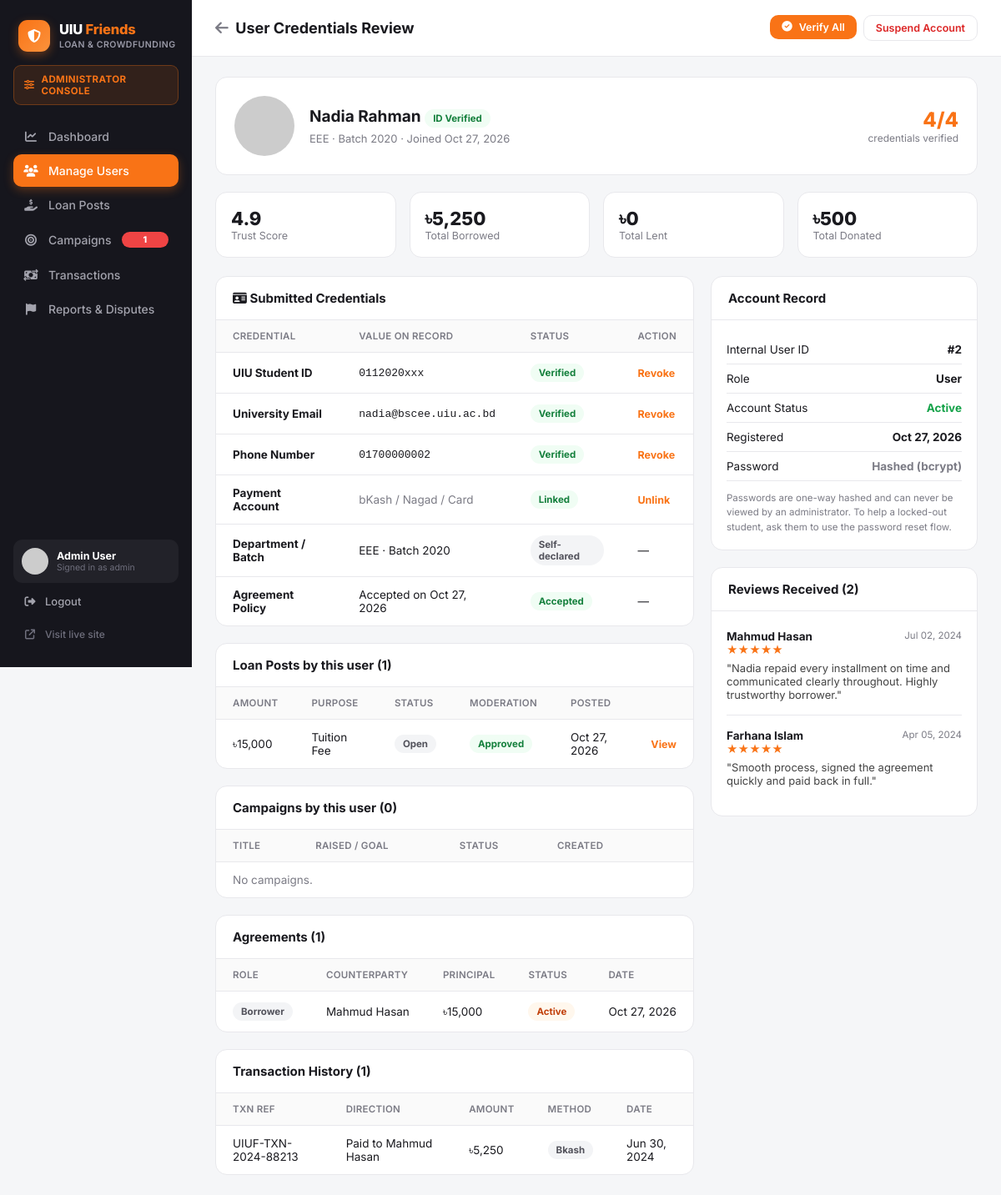
The page /admin/view_user.php?id=2 (signed in) on the database its author committed.
### tables this page shows
CREATE TABLE users (
    id                      INT AUTO_INCREMENT PRIMARY KEY,
    full_name               VARCHAR(120)  NOT NULL,
    email                   VARCHAR(150)  NOT NULL UNIQUE,
    password_hash           VARCHAR(255)  NOT NULL,
    student_id              VARCHAR(30)   NOT NULL UNIQUE,
    department              VARCHAR(20)   NOT NULL,
    batch                   VARCHAR(10)   NOT NULL,
    phone                   VARCHAR(20)   DEFAULT NULL,
    avatar                  VARCHAR(255)  DEFAULT 'assets/img/default-avatar.svg',
    role                    ENUM('user','admin') NOT NULL DEFAULT 'user',
    trust_score             DECIMAL(3,2)  NOT NULL DEFAULT 4.00,
    uiu_id_verified         TINYINT(1)    NOT NULL DEFAULT 0,
    email_verified          TINYINT(1)    NOT NULL DEFAULT 0,
    phone_verified          TINYINT(1)    NOT NULL DEFAULT 0,
    payment_linked          TINYINT(1)    NOT NULL DEFAULT 0,
    agreement_accepted      TINYINT(1)    NOT NULL DEFAULT 0,
    status                  ENUM('active','suspended') NOT NULL DEFAULT 'active',
    created_at              DATETIME      NOT NULL DEFAULT CURRENT_TIMESTAMP
);

CREATE TABLE loan_posts (
    id                  INT AUTO_INCREMENT PRIMARY KEY,
    user_id             INT NOT NULL,
    amount              DECIMAL(12,2) NOT NULL,
    purpose             VARCHAR(100)  NOT NULL,
    description         TEXT          NOT NULL,
    emi_ok              TINYINT(1)    NOT NULL DEFAULT 0,
    repay_period_text   VARCHAR(60)   NOT NULL,       
    status              ENUM('open','funded','closed') NOT NULL DEFAULT 'open',
    admin_status        ENUM('pending','approved','removed') NOT NULL DEFAULT 'approved',
    created_at          DATETIME NOT NULL DEFAULT CURRENT_TIMESTAMP,
    FOREIGN KEY (user_id) REFERENCES users(id) ON DELETE CASCADE
);

CREATE TABLE agreements (
    id                  INT AUTO_INCREMENT PRIMARY KEY,
    loan_post_id        INT NOT NULL,
    offer_id            INT NOT NULL,
    borrower_id         INT NOT NULL,
    lender_id           INT NOT NULL,
    principal           DECIMAL(12,2) NOT NULL,
    interest_rate       DECIMAL(5,2)  NOT NULL,
    tenure_months       INT NOT NULL,
    total_payable       DECIMAL(12,2) NOT NULL,
    repayment_plan      ENUM('emi','full') DEFAULT NULL,
    borrower_signed     TINYINT(1) NOT NULL DEFAULT 0,
    lender_signed       TINYINT(1) NOT NULL DEFAULT 0,
    status              ENUM('pending_confirmation','active','completed','disputed') NOT NULL DEFAULT 'pending_confirmation',
    created_at          DATETIME NOT NULL DEFAULT CURRENT_TIMESTAMP,
    FOREIGN KEY (loan_post_id) REFERENCES loan_posts(id) ON DELETE CASCADE,
    FOREIGN KEY (offer_id) REFERENCES loan_offers(id) ON DELETE CASCADE,
    FOREIGN KEY (borrower_id) REFERENCES users(id) ON DELETE CASCADE,
    FOREIGN KEY (lender_id) REFERENCES users(id) ON DELETE CASCADE
);

CREATE TABLE transactions (
    id                  INT AUTO_INCREMENT PRIMARY KEY,
    agreement_id        INT NOT NULL,
    installment_id      INT DEFAULT NULL,
    txn_ref             VARCHAR(40) NOT NULL UNIQUE,
    payer_id            INT NOT NULL,
    payee_id            INT NOT NULL,
    amount              DECIMAL(12,2) NOT NULL,
    gateway_fee         DECIMAL(12,2) NOT NULL DEFAULT 0,
    payment_method      ENUM('bkash','nagad','card','bank') NOT NULL,
    status              ENUM('success','pending','failed') NOT NULL DEFAULT 'success',
    created_at          DATETIME NOT NULL DEFAULT CURRENT_TIMESTAMP,
    FOREIGN KEY (agreement_id) REFERENCES agreements(id) ON DELETE CASCADE,
    FOREIGN KEY (installment_id) REFERENCES installments(id) ON DELETE SET NULL,
    FOREIGN KEY (payer_id) REFERENCES users(id) ON DELETE CASCADE,
    FOREIGN KEY (payee_id) REFERENCES users(id) ON DELETE CASCADE
);

CREATE TABLE reviews (
    id              INT AUTO_INCREMENT PRIMARY KEY,
    reviewee_id     INT NOT NULL,
    reviewer_id     INT NOT NULL,
    agreement_id    INT DEFAULT NULL,
    rating          TINYINT NOT NULL,
    comment         VARCHAR(500) DEFAULT NULL,
    created_at      DATETIME NOT NULL DEFAULT CURRENT_TIMESTAMP,
    FOREIGN KEY (reviewee_id) REFERENCES users(id) ON DELETE CASCADE,
    FOREIGN KEY (reviewer_id) REFERENCES users(id) ON DELETE CASCADE
);

### admin/view_user.php (the view, shortened to what the rows shown need)
<?php
require_once __DIR__ . '/../includes/functions.php';
$admin = current_admin();
$id = (int)($_GET['id'] ?? 0);
$stmt = $pdo->prepare("SELECT * FROM users WHERE id=? AND role='user'");
$stmt->execute([$id]);
$us = $stmt->fetch();
$posts = $pdo->prepare("SELECT * FROM loan_posts WHERE user_id=? ORDER BY created_at DESC");
$posts->execute([$id]); $posts = $posts->fetchAll();
$agreements = $pdo->prepare("SELECT a.*, bu.full_name borrower_name, lu.full_name lender_name
    FROM agreements a JOIN users bu ON bu.id=a.borrower_id JOIN users lu ON lu.id=a.lender_id
    WHERE a.borrower_id=? OR a.lender_id=? ORDER BY a.created_at DESC");
$agreements->execute([$id, $id]); $agreements = $agreements->fetchAll();
$txns = $pdo->prepare("SELECT t.*, u1.full_name payer, u2.full_name payee FROM transactions t
    JOIN users u1 ON u1.id=t.payer_id JOIN users u2 ON u2.id=t.payee_id
    WHERE t.payer_id=? OR t.payee_id=? ORDER BY t.created_at DESC LIMIT 25");
$txns->execute([$id, $id]); $txns = $txns->fetchAll();
$reviews = $pdo->prepare("SELECT r.*, u.full_name reviewer FROM reviews r JOIN users u ON u.id=r.reviewer_id
    WHERE r.reviewee_id=? ORDER BY r.created_at DESC");
$reviews->execute([$id]); $reviews = $reviews->fetchAll();
$verifiedCount = $us['uiu_id_verified'] + $us['email_verified'] + $us['phone_verified'] + $us['payment_linked'];
include __DIR__ . '/../includes/header.php';
?>
<div class="admin-shell">
  <?php include __DIR__ . '/includes/sidebar.php'; ?>
  <div class="admin-main">
    <div class="admin-topbar">
      <h1><a href="users.php" style="color:var(--text-muted);"><i class="fa-solid fa-arrow-left"></i></a> &nbsp;User Credentials Review</h1>
    </div>
    <div class="admin-content">
      <div class="admin-table-card" style="margin-bottom:20px;">
        <div style="padding:22px;display:flex;gap:18px;align-items:center;flex-wrap:wrap;">
          <div style="flex:1;min-width:220px;">
            <h2 style="margin:0 0 5px;font-size:19px;">
              <?= e($us['full_name']) ?>
              <?= $us['uiu_id_verified'] ? '<span class="pill pill-green">ID Verified</span>' : '<span class="pill pill-orange">Unverified</span>' ?>
            </h2>
            <div style="font-size:13px;color:var(--text-muted);">
              <?= e($us['department']) ?> · Batch <?= e($us['batch']) ?> · Joined <?= date('M d, Y', strtotime($us['created_at'])) ?>
            </div>
          </div>
          <div style="text-align:right;">
            <div style="font-size:24px;font-weight:800;color:var(--orange);"><?= $verifiedCount ?>/4</div>
            <div style="font-size:12px;color:var(--text-muted);">credentials verified</div>
          </div>
        </div>
      </div>
      <div class="kpi-row" style="grid-template-columns:repeat(4,1fr);">
        <div class="kpi-card"><div class="num"><?= number_format($us['trust_score'],1) ?></div><div class="lbl">Trust Score</div></div>
      </div>
      <div style="display:flex;gap:20px;align-items:flex-start;flex-wrap:wrap;">
        <div style="flex:1;min-width:340px;display:flex;flex-direction:column;gap:20px;">
          <div class="admin-table-card">
            <table class="admin-table">
              <tr><th>Credential</th><th>Value on record</th><th>Status</th><th>Action</th></tr>
              <tr>
                <td><strong>UIU Student ID</strong></td>
                <td style="font-family:monospace;font-size:13px;"><?= e($us['student_id']) ?></td>
                <td><span class="pill <?= $us['uiu_id_verified']?'pill-green':'pill-orange' ?>"><?= $us['uiu_id_verified']?'Verified':'Pending' ?></span></td>
                <td><form method="post" class="inline"></form></td>
              </tr>
              <tr>
                <td><strong>University Email</strong></td>
                <td style="font-family:monospace;font-size:13px;"><?= e($us['email']) ?></td>
                <td><span class="pill <?= $us['email_verified']?'pill-green':'pill-orange' ?>"><?= $us['email_verified']?'Verified':'Pending' ?></span></td>
                <td><form method="post" class="inline"></form></td>
              </tr>
              <tr>
                <td><strong>Phone Number</strong></td>
                <td style="font-family:monospace;font-size:13px;"><?= e($us['phone'] ?: '— not provided —') ?></td>
                <td><span class="pill <?= $us['phone_verified']?'pill-green':'pill-orange' ?>"><?= $us['phone_verified']?'Verified':'Pending' ?></span></td>
                <td><form method="post" class="inline"></form></td>
              </tr>
              <tr>
                <td><strong>Department / Batch</strong></td>
                <td><?= e($us['department']) ?> · Batch <?= e($us['batch']) ?></td>
                <td><span class="pill pill-gray">Self-declared</span></td>
                <td>—</td>
              </tr>
              <tr>
                <td><strong>Agreement Policy</strong></td>
                <td><?= $us['agreement_accepted'] ? 'Accepted on ' . date('M d, Y', strtotime($us['created_at'])) : 'Not accepted' ?></td>
                <td><span class="pill <?= $us['agreement_accepted']?'pill-green':'pill-orange' ?>"><?= $us['agreement_accepted']?'Accepted':'Pending' ?></span></td>
                <td>—</td>
              </tr>
            </table>
          </div>
          <div class="admin-table-card">
            <table class="admin-table">
              <tr><th>Amount</th><th>Purpose</th><th>Status</th><th>Moderation</th><th>Posted</th><th></th></tr>
              <?php foreach ($posts as $p): ?>
              <tr>
                <td><?= taka($p['amount']) ?></td>
                <td><?= e($p['purpose']) ?></td>
                <td><span class="pill pill-gray"><?= ucfirst($p['status']) ?></span></td>
                <td><?php $m=['approved'=>'pill-green','pending'=>'pill-orange','removed'=>'pill-red'][$p['admin_status']]; echo "<span class=\"pill $m\">".ucfirst($p['admin_status'])."</span>"; ?></td>
                <td><?= date('M d, Y', strtotime($p['created_at'])) ?></td>
                <td><a href="view_post.php?id=<?= $p['id'] ?>" class="link-btn">View</a></td>
              </tr>
              <?php endforeach; ?>
            </table>
          </div>
          <div class="admin-table-card">
            <table class="admin-table">
              <tr><th>Title</th><th>Raised / Goal</th><th>Status</th><th>Created</th><th></th></tr>
            </table>
          </div>
          <div class="admin-table-card">
            <table class="admin-table">
              <tr><th>Role</th><th>Counterparty</th><th>Principal</th><th>Status</th><th>Date</th></tr>
              <?php foreach ($agreements as $a): $isBorrower = $a['borrower_id'] == $id; ?>
              <tr>
                <td><span class="pill pill-gray"><?= $isBorrower ? 'Borrower' : 'Lender' ?></span></td>
                <td><?= e($isBorrower ? $a['lender_name'] : $a['borrower_name']) ?></td>
                <td><?= taka($a['principal']) ?></td>
                <td><span class="pill <?= $a['status']==='completed'?'pill-green':($a['status']==='disputed'?'pill-red':'pill-orange') ?>"><?= ucwords(str_replace('_',' ',$a['status'])) ?></span></td>
                <td><?= date('M d, Y', strtotime($a['created_at'])) ?></td>
              </tr>
              <?php endforeach; ?>
            </table>
          </div>
          <div class="admin-table-card">
            <table class="admin-table">
              <tr><th>Txn Ref</th><th>Direction</th><th>Amount</th><th>Method</th><th>Date</th></tr>
              <?php foreach ($txns as $t): ?>
              <tr>
                <td><?= e($t['txn_ref']) ?></td>
                <td><?= $t['payer_id'] == $id ? 'Paid to ' . e($t['payee']) : 'Received from ' . e($t['payer']) ?></td>
                <td><?= taka($t['amount']) ?></td>
                <td><span class="pill pill-gray"><?= ucfirst($t['payment_method']) ?></span></td>
                <td><?= date('M d, Y', strtotime($t['created_at'])) ?></td>
              </tr>
              <?php endforeach; ?>
            </table>
          </div>
        </div>
        <div style="width:320px;flex-shrink:0;display:flex;flex-direction:column;gap:20px;">
          <div class="admin-table-card">
            <div style="padding:18px;">
              <div class="info-row"><span>Internal User ID</span><span class="val">#<?= $us['id'] ?></span></div>
              <div class="info-row"><span>Role</span><span class="val"><?= ucfirst($us['role']) ?></span></div>
              <div class="info-row"><span>Account Status</span><span class="val <?= $us['status']==='active'?'green':'' ?>"><?= ucfirst($us['status']) ?></span></div>
              <div class="info-row"><span>Registered</span><span class="val"><?= date('M d, Y', strtotime($us['created_at'])) ?></span></div>
            </div>
          </div>
          <div class="admin-table-card">
            <div style="padding:6px 18px 18px;">
              <?php foreach (array_slice($reviews, 0, 6) as $r): ?>
                <div class="review-item">
                  <div class="who"><span><?= e($r['reviewer']) ?></span><span style="font-weight:400;color:var(--text-muted);font-size:11.5px;"><?= date('M d, Y', strtotime($r['created_at'])) ?></span></div>
                  <div class="stars"><?= str_repeat('★', $r['rating']) . str_repeat('☆', 5 - $r['rating']) ?></div>
                  <?php if ($r['comment']): ?><div class="comment">"<?= e($r['comment']) ?>"</div><?php endif; ?>
                </div>
              <?php endforeach; ?>
            </div>
          </div>
        </div>
      </div>
    </div>
  </div>
</div>
</body>
</html>

### admin/includes/sidebar.php (shortened to what the rows shown need)
<aside class="admin-sidebar">
  <div class="admin-userbox">
    <div class="admin-userbox-text">
      <div class="n"><?= e($admin['full_name'] ?? 'Administrator') ?></div>
      <div class="s">Signed in as admin</div>
    </div>
  </div>
</aside>

### rows shown on the page
users: full_name "Admin User"
users: full_name "Nadia Rahman", department "EEE", batch "2020", created_at "Oct 27, 2026", verifiedCount "4", trust_score "4.9", student "0112020xxx", email "nadia@bscee.uiu.ac.bd", phone "01700000002", id "2", role "User", status "Active"
loan_posts: amount "৳15,000", purpose "Tuition Fee", status "Open", admin_status "Approved", created_at "Oct 27, 2026"
agreements: shows "Borrower", lender.full_name "Mahmud Hasan", principal "৳15,000", status "Active", created_at "Oct 27, 2026"
transactions: txn_ref "UIUF-TXN-2024-88213", payee.full_name "Mahmud Hasan", amount "৳5,250", payment_method "Bkash", created_at "Jun 30, 2024"
reviews: reviewer.full_name "Mahmud Hasan", created_at "Jul 02, 2024", rating "★★★★★", comment "Nadia repaid every installment on time and communicated clearly throughout. Highly trustworthy borrower."
reviews: reviewer.full_name "Farhana Islam", created_at "Apr 05, 2024", rating "★★★★★", comment "Smooth process, signed the agreement quickly and paid back in full."

### other values the page prints
$item['label'] "Dashboard"
$item['label'] "Manage Users"
$item['label'] "Loan Posts"
$item['label'] "Campaigns"
$item['badge'] "1"
$item['label'] "Transactions"
$item['label'] "Reports & Disputes"
taka($totalBorrowed) "৳5,250"
taka($totalLent) "৳0"
taka($totalDonated) "৳500"
count($posts) "1"
count($camps) "0"
count($agreements) "1"
count($txns) "1"
count($reviews) "2"
